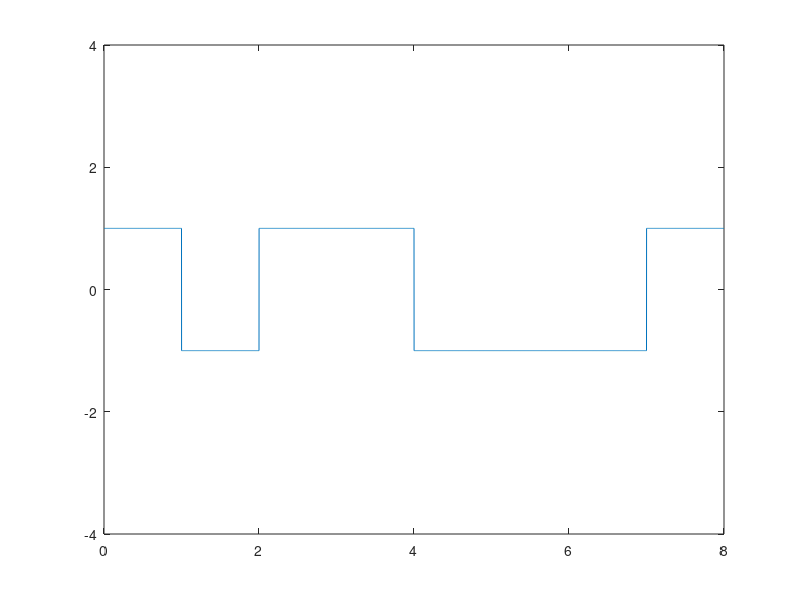

MATLAB code for this plot:
clc;
clear all;

bits =[0,1,0,0,1,1,1,0];

bit_rate=1;
n=1000;
T=length(bits)/bit_rate;
N=n*length(bits);
dt=T/N;
t=0:dt:T;

for i=1:length(bits)
  if (bits(i)==1)
    amp(i)=-1;
  else
    amp(i)=1;
   end
end

x=1;
for i=1:length(t)
  y_valu(i)=amp(x);
  if (t(i)>=x)
    x=x+1;
  end
end

plot(t,y_valu);
axis([0 T -4 4]);

count=0;
for i=1:length(t)
  if t(i)>count
    count=count+1;
    if (y_valu(i)>0)
    ans_bit(count)=0;
  else
    ans_bit(count)=1;
    end
    
  end
end
disp('Dimodulation');
disp(ans_bit);
